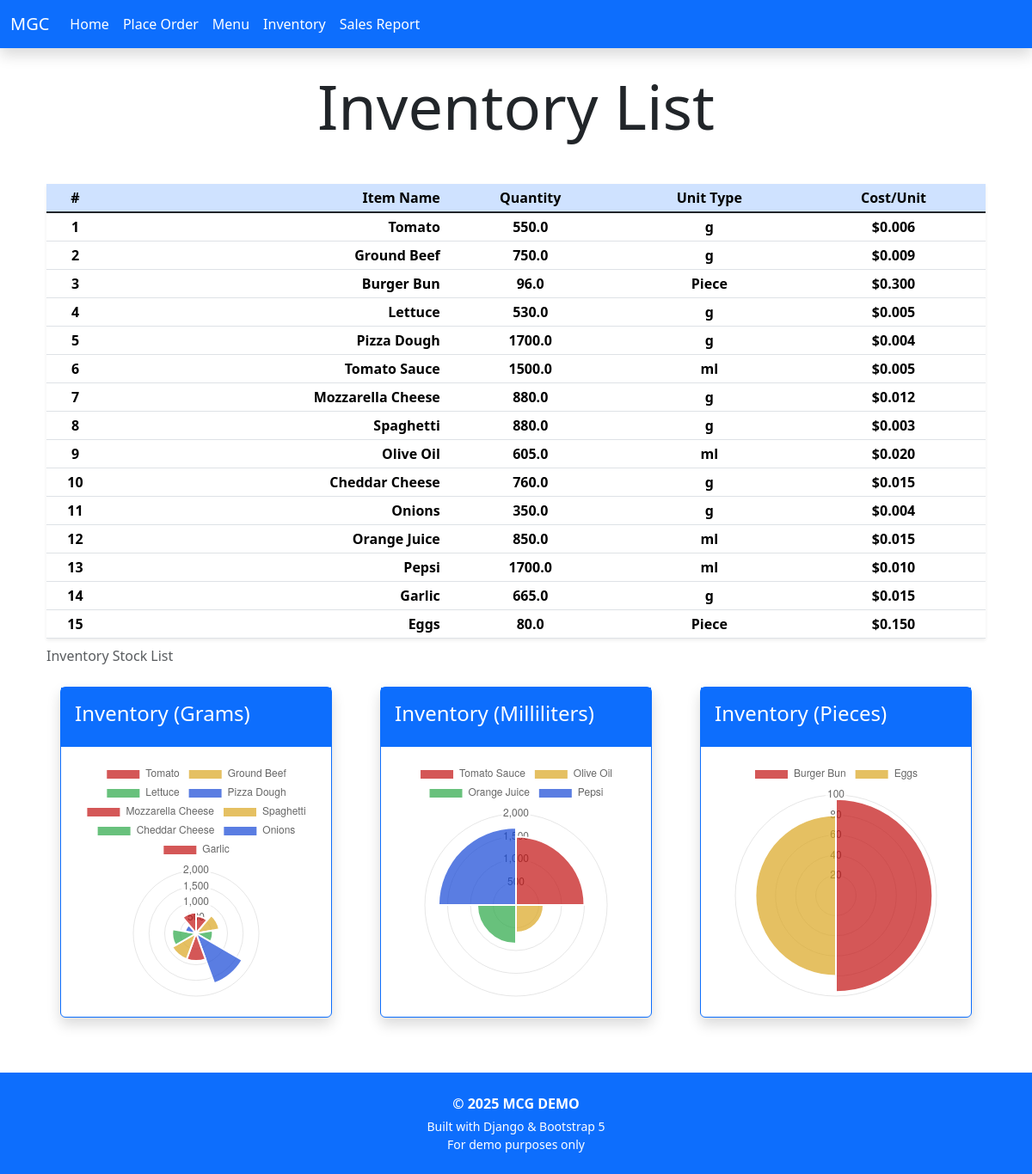
The app's page /menu/inventory/ with its own data.
### menu/models.py (models this page shows, shortened)
class Ingredient(models.Model):
    name = models.CharField(max_length=100)
    unit = models.CharField(max_length=20, default="g")  # grams, liters, etc.
    cost = models.DecimalField(max_digits=8, decimal_places=3)  # cost of ingredient single unit
    quantity_in_stock = models.FloatField(
        validators=[
            MinValueValidator(0),  # no stock item below zero
        ]
    )

### menu/views.py (the view)
# urls.py: path('inventory/', IngredientListView.as_view(), name="inventory"),
class IngredientListView(ListView):
    model = Ingredient
    template_name = "menu/inventory_list.html"
    context_object_name = "ingredients"
    def get_context_data(self, **kwargs):
        context = super().get_context_data(**kwargs)
        grams = Ingredient.objects.filter(unit="g")
        ml = Ingredient.objects.filter(unit="ml")
        pieces = Ingredient.objects.filter(unit="Piece")
        context["g_labels"] = [i.name for i in grams]
        context["g_data"] = [i.quantity_in_stock for i in grams]
        context["ml_labels"] = [i.name for i in ml]
        context["ml_data"] = [i.quantity_in_stock for i in ml]
        context["pieces_labels"] = [i.name for i in pieces]
        context["pieces_data"] = [i.quantity_in_stock for i in pieces]
        return context

### templates/menu/inventory_list.html (shortened to what this page needs)
{% extends '_base.html' %}
{% block content %}
    <h2 class="display-2 mt-4 mb-5 text-center">Inventory List</h2>
    <section class="container-fluid mt-4">
        <table class="table table-hover table-sm shadow-sm">
            <caption>Inventory Stock List</caption>
            <thead class="table-primary">
                <tr>
                    <th scope="col" class="text-center">#</th>
                    <th scope="col" class="text-end">Item Name</th>
                    <th scope="col" class="text-center">Quantity</th>
                    <th scope="col" class="text-center">Unit Type</th>
                    <th scope="col" class="text-center">Cost/Unit</th>
                </tr>
            </thead>
            <tbody class="table-group-divider">
                {% for ingredient in ingredients %}
                    <tr>
                        <th scope="row" class="text-center">{{ forloop.counter }}</th>
                        <th class="text-end">{{ ingredient.name }}</th>
                        <th class="text-center">{{ ingredient.quantity_in_stock }}</th>
                        <th class="text-center">{{ ingredient.unit }}</th>
                        <th class="text-center">${{ ingredient.cost }}</th>
                    </tr>
                {% endfor %}
            </tbody>
        </table>
    </section>
    <section class="container-fluid mt-3">
        <div class="row">
            {% include "charts/inventory_polar_charts.html" %}
        </div>
    </section>
{% endblock content %}

### templates/_base.html (shortened to what this page needs)
{% load static %}
<!DOCTYPE html>
<html lang="en-us">
    <head>
        <link href="https://cdn.jsdelivr.net/npm/bootstrap@5.3.7/dist/css/bootstrap.min.css" rel="stylesheet">
  </head>
    </head>
    <body class="d-flex flex-column min-vh-100 bg-white">
        <header class="shadow">
            {% include 'navbar.html' %}
        </header>
        <div class="container-lg text-center text-lg-start flex-grow-1">
            <div class="row">
                <div class="col">
                    <main>
                        {% block content %}
                        {% endblock content %}
                    </main>
                </div>
            </div>
        </div>
        <footer class="bg-primary text-white text-center py-4 mt-5">
            <div class="container">
                <p class="mb-1 fw-bold text-uppercase">&copy; 2025 MCG Demo</p>
                <small class="d-block">Built with Django & Bootstrap 5</small>
                <small class="d-block">For demo purposes only</small>
            </div>
        </footer>
    </body>
</html>

### templates/navbar.html (shortened to what this page needs)
<nav class="navbar navbar-expand-lg navbar-dark bg-primary">
    <div class="container-fluid">
        <a class="navbar-brand text-white" href="{% url 'home' %}">MGC</a>
        <div class="collapse navbar-collapse" id="navbarSupportedContent">
            <ul class="navbar-nav me-auto mb-2 mb-lg-0">
                <li class="nav-item">
                    <a class="nav-link active" aria-current="page" href="{% url 'home' %}">Home</a>
                </li>
                <li class="nav-item">
                    <a class="nav-link text-white" href="{% url 'place_order' %}">Place Order</a>
                </li>
                <li class="nav-item">
                    <a class="nav-link text-white" href="{% url 'menu' %}">Menu</a>
                </li>
                <li class="nav-item">
                    <a class="nav-link text-white" href="{% url 'inventory' %}">Inventory</a>
                </li>
                <li class="nav-item">
                    <a class="nav-link text-white" href="{% url 'sales_report' %}">Sales Report</a>
                </li>
            </ul>
        </div>
    </div>
  </nav>

### templates/charts/inventory_polar_charts.html
<div class="col-12 col-lg-4">
    <div class="card mb-3 mx-3 shadow border-primary">
        <div class="card-body bg-primary text-white">
            <h4 class="card-title">Inventory (Grams)</h4>
        </div>
        <div class="p-3 d-flex justify-content-center">
            <canvas id="gramsChart" style="max-width: 400px; max-height: 400px;"></canvas>
            <script>
                const gramsCtx = document.getElementById('gramsChart').getContext('2d');
                new Chart(gramsCtx, {
                    type: 'polarArea',
                    data: {
                        labels: {{ g_labels|safe }},
                        datasets: [{
                            label: 'Grams in Stock',
                            data: {{ g_data|safe }},
                            backgroundColor: [
                                'rgba(194, 16, 16, 0.7)',
                                'rgba(218, 165, 32, 0.7)',
                                'rgba(40, 167, 69, 0.7)',
                                'rgba(20, 70, 214, 0.7)'
                            ],
                            hoverBackgroundColor: [
                                'rgba(194, 16, 16, 0.9)',
                                'rgba(218, 165, 32, 0.9)',
                                'rgba(40, 167, 69, 0.9)',
                                'rgba(20, 70, 214, 0.9)'
                            ]
                        }]
                    }
                });
            </script>
        </div>
    </div>
</div>
<div class="col-12 col-lg-4">
    <div class="card mb-3 mx-3 shadow border-primary">
        <div class="card-body bg-primary text-white">
            <h4 class="card-title">Inventory (Milliliters)</h4>
        </div>
        <div class="p-3 d-flex justify-content-center">
            <canvas id="mlChart" style="max-width: 400px; max-height: 400px;"></canvas>
            <script>
                const mlCtx = document.getElementById('mlChart').getContext('2d');
                new Chart(mlCtx, {
                    type: 'polarArea',
                    data: {
                        labels: {{ ml_labels|safe }},
                        datasets: [{
                            label: 'Milliliters in Stock',
                            data: {{ ml_data|safe }},
                            backgroundColor: [
                                'rgba(194, 16, 16, 0.7)',
                                'rgba(218, 165, 32, 0.7)',
                                'rgba(40, 167, 69, 0.7)',
                                'rgba(20, 70, 214, 0.7)'
                            ],
                            hoverBackgroundColor: [
                                'rgba(194, 16, 16, 0.9)',
                                'rgba(218, 165, 32, 0.9)',
                                'rgba(40, 167, 69, 0.9)',
                                'rgba(20, 70, 214, 0.9)'
                            ]
                        }]
                    }
                });
            </script>
        </div>
    </div>
</div>
<div class="col-12 col-lg-4">
    <div class="card mb-3 mx-3 shadow border-primary">
        <div class="card-body bg-primary text-white">
            <h4 class="card-title">Inventory (Pieces)</h4>
        </div>
        <div class="p-3 d-flex justify-content-center">
            <canvas id="piecesChart" style="max-width: 400px; max-height: 400px;"></canvas>
            <script>
                const piecesCtx = document.getElementById('piecesChart').getContext('2d');
                new Chart(piecesCtx, {
                    type: 'polarArea',
                    data: {
                        labels: {{ pieces_labels|safe }},
                        datasets: [{
                            label: 'Pieces in Stock',
                            data: {{ pieces_data|safe }},
                            backgroundColor: [
                                'rgba(194, 16, 16, 0.7)',
                                'rgba(218, 165, 32, 0.7)',
                                'rgba(40, 167, 69, 0.7)',
                                'rgba(20, 70, 214, 0.7)'
                            ],
                            hoverBackgroundColor: [
                                'rgba(194, 16, 16, 0.9)',
                                'rgba(218, 165, 32, 0.9)',
                                'rgba(40, 167, 69, 0.9)',
                                'rgba(20, 70, 214, 0.9)'
                            ]
                        }]
                    }
                });
            </script>
        </div>
    </div>
</div>

### records on screen
Ingredient: name "Tomato", quantity_in_stock "550.0", unit "g", cost "0.006"
Ingredient: name "Ground Beef", quantity_in_stock "750.0", unit "g", cost "0.009"
Ingredient: name "Burger Bun", quantity_in_stock "96.0", unit "Piece", cost "0.300"
Ingredient: name "Lettuce", quantity_in_stock "530.0", unit "g", cost "0.005"
Ingredient: name "Pizza Dough", quantity_in_stock "1700.0", unit "g", cost "0.004"
Ingredient: name "Tomato Sauce", quantity_in_stock "1500.0", unit "ml", cost "0.005"
Ingredient: name "Mozzarella Cheese", quantity_in_stock "880.0", unit "g", cost "0.012"
Ingredient: name "Spaghetti", quantity_in_stock "880.0", unit "g", cost "0.003"
Ingredient: name "Olive Oil", quantity_in_stock "605.0", unit "ml", cost "0.020"
Ingredient: name "Cheddar Cheese", quantity_in_stock "760.0", unit "g", cost "0.015"
Ingredient: name "Onions", quantity_in_stock "350.0", unit "g", cost "0.004"
Ingredient: name "Orange Juice", quantity_in_stock "850.0", unit "ml", cost "0.015"
Ingredient: name "Pepsi", quantity_in_stock "1700.0", unit "ml", cost "0.010"
Ingredient: name "Garlic", quantity_in_stock "665.0", unit "g", cost "0.015"
Ingredient: name "Eggs", quantity_in_stock "80.0", unit "Piece", cost "0.150"

### other values on screen
chart data {{ g_labels|safe }} ['Tomato', 'Ground Beef', 'Lettuce', 'Pizza Dough', 'Mozzarella Cheese', 'Spaghetti', 'Cheddar Cheese', 'Onions', 'Garlic']
chart data {{ g_data|safe }} [550.0, 750.0, 530.0, 1700.0, 880.0, 880.0, 760.0, 350.0, 665.0]
chart data {{ ml_labels|safe }} ['Tomato Sauce', 'Olive Oil', 'Orange Juice', 'Pepsi']
chart data {{ ml_data|safe }} [1500.0, 605.0, 850.0, 1700.0]
